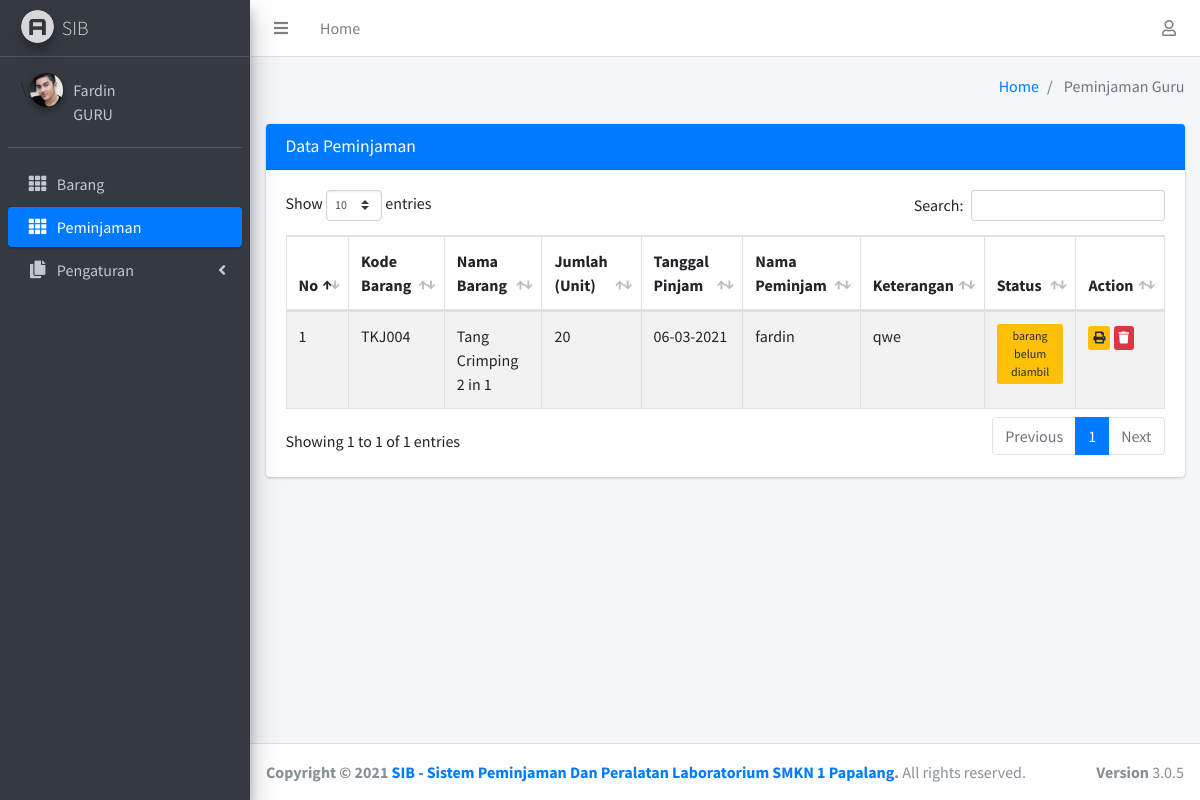
/dashboard/peminjaman.php (signed in), run on the app's committed database.
### tables this page shows
CREATE TABLE `barangkeluar` (
  `idbarangkeluar` int(11) NOT NULL,
  `id_barang` varchar(100) NOT NULL,
  `jurusan` varchar(100) NOT NULL,
  `id_anggota` int(11) NOT NULL,
  `keterangan` varchar(300) NOT NULL,
  `tujuan` varchar(100) NOT NULL,
  `jumlah` varchar(100) NOT NULL,
  `tanggal` varchar(100) NOT NULL,
  `status` varchar(200) NOT NULL
);

CREATE TABLE `barang` (
  `id_barang` int(11) NOT NULL,
  `kodebarang` varchar(100) NOT NULL,
  `namabarang` varchar(100) NOT NULL,
  `kondisibarang` varchar(300) NOT NULL,
  `merek` varchar(100) NOT NULL,
  `stok` varchar(100) NOT NULL,
  `stoksisa` varchar(200) NOT NULL,
  `tahun` varchar(100) NOT NULL,
  `gambar` varchar(200) NOT NULL,
  `jurusan` varchar(100) NOT NULL
);

CREATE TABLE `anggota` (
  `id_anggota` int(11) NOT NULL,
  `namalengkap` varchar(100) NOT NULL,
  `username` varchar(100) NOT NULL,
  `password` varchar(500) NOT NULL,
  `gender` varchar(100) NOT NULL,
  `telp` varchar(100) NOT NULL,
  `gambar` varchar(500) NOT NULL
);

### dashboard/peminjaman.php (the view, shortened to what this page needs)
<?php
include "global_header.php";
$id_anggota = $_SESSION['id_anggota'];
    $query = mysqli_query($koneksi, "SELECT barangkeluar.idbarangkeluar, barangkeluar.id_barang, barangkeluar.jumlah, barangkeluar.jumlah, barangkeluar.tanggal, barangkeluar.status, barangkeluar.keterangan, barang.namabarang, barang.kodebarang, barang.kondisibarang, anggota.telp, anggota.namalengkap FROM barangkeluar INNER JOIN barang ON barangkeluar.id_barang = barang.id_barang INNER JOIN anggota ON barangkeluar.id_anggota = anggota.id_anggota WHERE barangkeluar.id_anggota = '$id_anggota '");
?>
<div class="content">
    <div class="container-fluid">
        <div class="row">
            <div class="col-lg-12">
                <div class="card card-primary">
                    <div class="card-header">
                        <h3 class="card-title">Data Peminjaman</h3>
                    </div>
                    <div class="card-body">
                        <table id="example1" class="table table-bordered table-striped">
                            <thead>
                                <tr>
                                    <th>No</th>
                                    <th>Kode Barang</th>
                                    <th>Nama Barang</th>
                                    <th>Jumlah (Unit)</th>
                                    <th>Tanggal Pinjam</th>
                                    <th>Nama Peminjam</th>
                                    <th>Keterangan</th>
                                    <th>Status</th>
                                    <th>Action</th>
                                </tr>
                            </thead>
                            <tbody>
                                <?php
                        $nomor_urut = 1;
                        foreach ($query as $data) :
                                                ?>
                                <tr>
                                    <td><?= $nomor_urut; ?></td>
                                    <td><?= $data['kodebarang']; ?></td>
                                    <td><?= $data['namabarang']; ?></td>
                                    <td><?= $data['jumlah']; ?></td>
                                    <td><?= $data['tanggal']; ?></td>
                                    <td><?= $data['namalengkap']; ?></td>
                                    <td><?= $data['keterangan']; ?></td>
                                    <td>
                                    <?php
                                    $status = $data['status'];
                                    if($status === '0'){ ?>
                                    <span class="btn btn-xs btn-danger">belum dikembalikan</span>
                                    <?php }elseif ($status === '1') { ?>
                                    <span class="btn btn-xs btn-success">sudah dikembalikan</span>
                                    <?php }elseif ($status === '2') { ?>
                                    <span class="btn btn-xs btn-warning">barang belum diambil</span>
                                    <?php } ?>
                                    </td>
                                    <td>
                                        <?php
                                $status = $data['status'];
                                if($status==='1'){?>
                                        <!-- <a href="hapusbarangkeluar?id=<?= $data['idbarangkeluar']; ?>"
                                            class="btn btn-danger btn-xs"
                                            onclick="return confirm('Anda Yakin ingin menghapus?');"><i
                                                class="fa fa-trash"></i></a> -->
                                        <?php } else {?>
                                        <a href="print/printbarangkeluar?id=<?= $data['idbarangkeluar'];?>" target="_blank"
                                            class="btn btn-warning btn-xs" data-toggle="tooltip"
                                            data-placement="top" title="" data-original-title="Print"><i
                                                class="fa fa-print"></i></a>
                                        <a href="hapusbarangguru?id=<?= $data['idbarangkeluar']; ?>"
                                            class="btn btn-danger btn-xs tombol-hapus" data-toggle="tooltip"
                                            data-placement="top" title="" data-original-title="Hapus"><i
                                                class="fa fa-trash"></i></a>
                                        <?php }; ?>
                                    </td>
                                </tr>
                                <?php
                                                    $nomor_urut++;
                                                endforeach; ?>
                            </tbody>
                        </table>
                    </div>
                </div>
            </div>
        </div>
    </div>
</div>
</div>
<?php include "global_footer.php"; ?>

### data on the page
barangkeluar: id_barang.kodebarang "TKJ004", id_barang.namabarang "Tang Crimping 2 in 1", jumlah "20", tanggal "06-03-2021", id_anggota.namalengkap "fardin", keterangan "qwe", status "barang belum diambil"

### other printed values
$_SESSION['nama_lengkap'] "Fardin"
$_SESSION['level'] "GURU"
$halaman "Peminjaman Guru"
